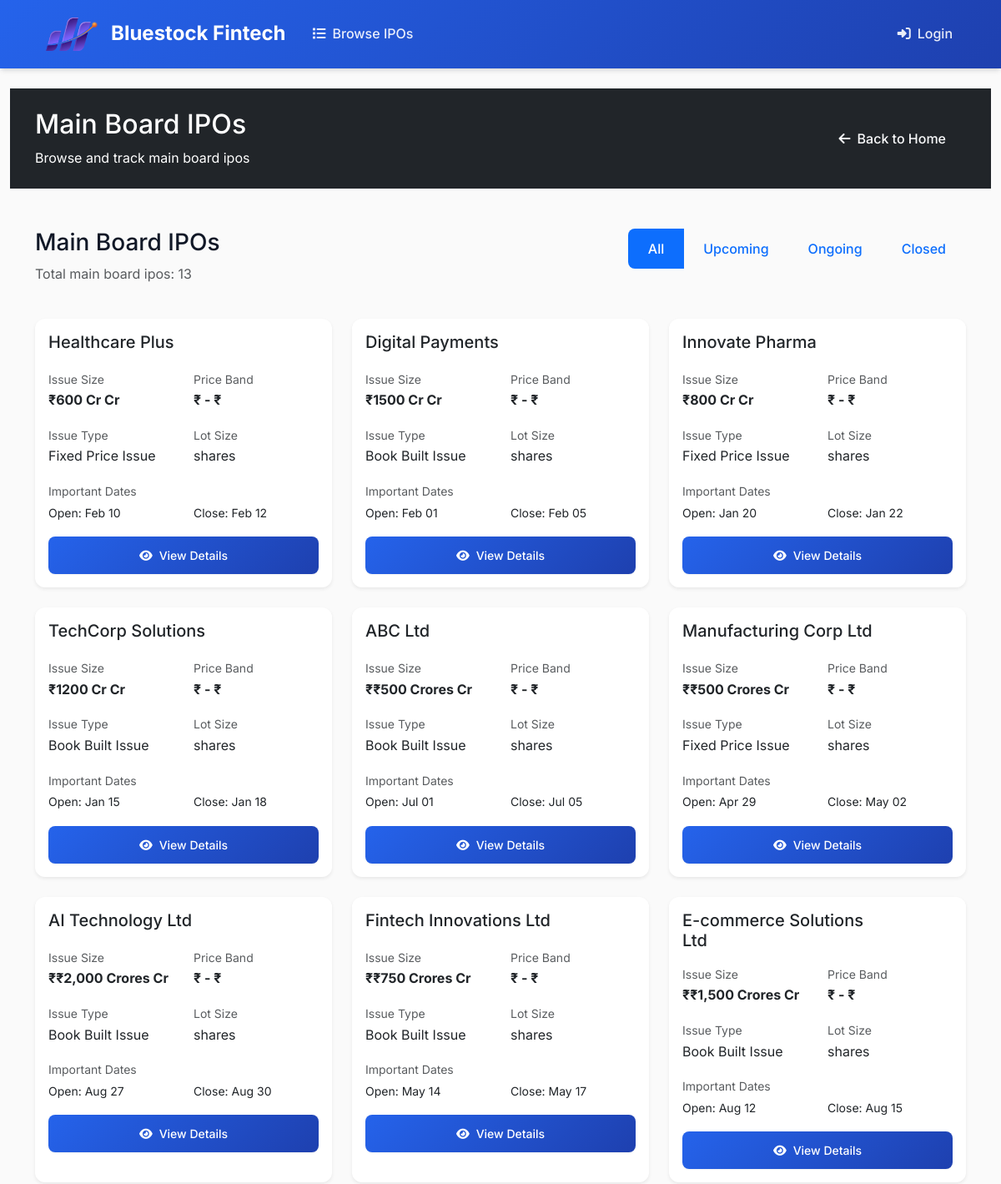
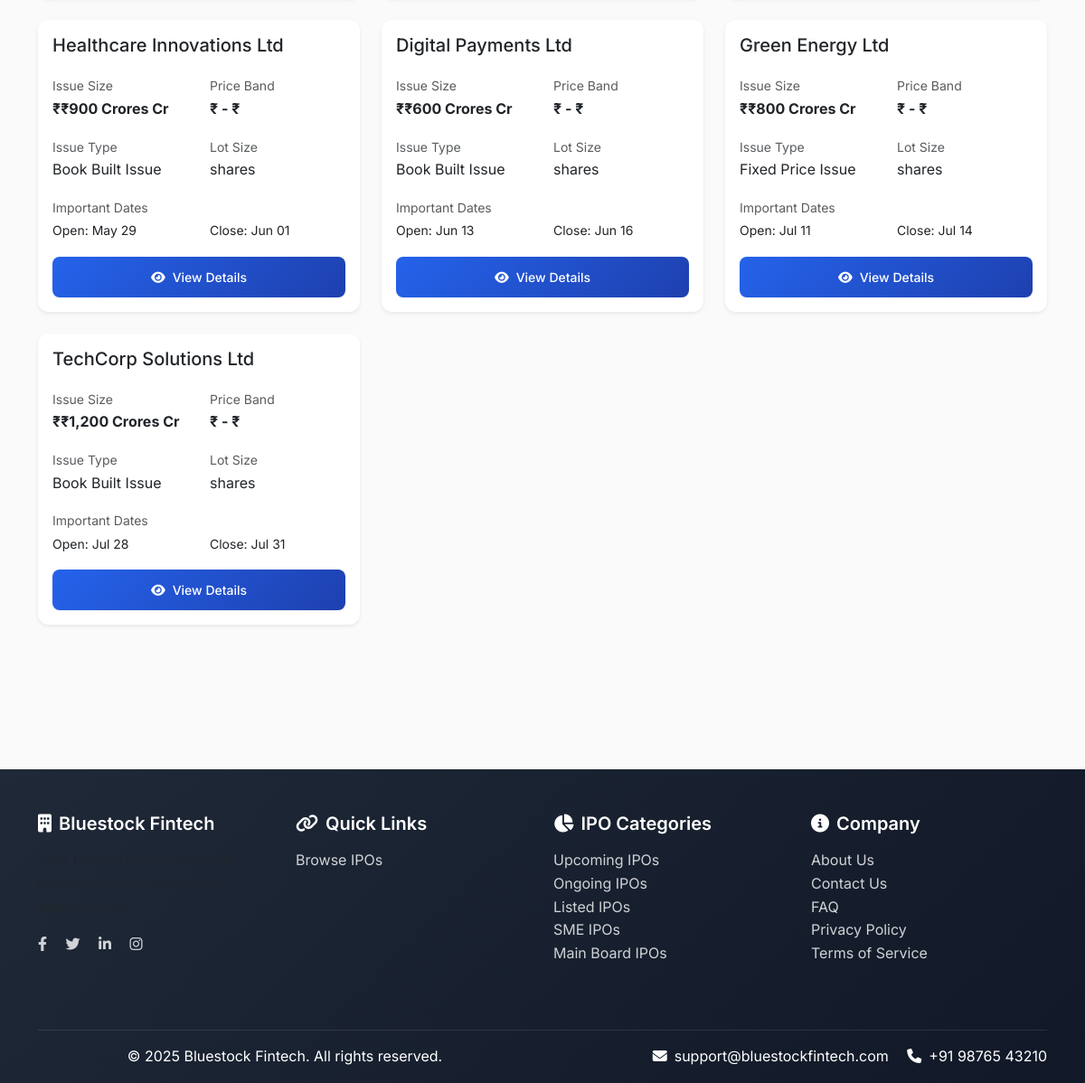
/main-board-ipos/, run on the app's committed database (2 pictures, top to bottom).
### ipo_app/models.py (models this page shows, shortened)
class IPO(models.Model):
    STATUS_CHOICES = [
        ('upcoming', 'Upcoming'),
        ('ongoing', 'Ongoing'),
        ('listed', 'Listed'),
    ]
    company_name = models.CharField(max_length=255)
    logo = models.ImageField(upload_to='logos/', null=True, blank=True)
    price_band = models.CharField(max_length=100)
    open_date = models.DateField()
    close_date = models.DateField()
    issue_size = models.CharField(max_length=100)
    issue_type = models.CharField(max_length=100)
    listing_date = models.DateField(null=True, blank=True)
    status = models.CharField(max_length=20, choices=STATUS_CHOICES)
    ipo_price = models.FloatField(null=True, blank=True)
    listing_price = models.FloatField(null=True, blank=True)
    current_market_price = models.FloatField(null=True, blank=True)
    rhp_pdf = models.FileField(upload_to='docs/', null=True, blank=True)
    drhp_pdf = models.FileField(upload_to='docs/', null=True, blank=True)
    created_at = models.DateTimeField(auto_now_add=True)
    updated_at = models.DateTimeField(auto_now=True)
    class Meta:
        ordering = ['-open_date']

### ipo_app/views.py (the view)
# urls.py: path('main-board-ipos/', views.main_board_ipos, name='main_board_ipos'),
def main_board_ipos(request):
    main_board_ipos = IPO.objects.filter(issue_type__in=['Book Built Issue', 'Fixed Price Issue']).order_by('-created_at')
    context = {
        'ipos': main_board_ipos,
        'ipo_type': 'Main Board IPOs',
        'total_count': main_board_ipos.count(),
    }
    return render(request, 'ipo_app/specialized_ipos.html', context)

### templates/ipo_app/specialized_ipos.html (shortened to what this page needs)
{% extends 'base.html' %}
{% load static %}
{% block content %}
<section class="py-4 bg-dark text-white">
    <div class="container">
        <div class="row align-items-center">
            <div class="col-lg-8">
                <h1 class="h2 mb-2">{{ ipo_type }}</h1>
                <p class="mb-0">Browse and track {{ ipo_type|lower }}</p>
            </div>
            <div class="col-lg-4 text-lg-end">
                <a href="{% url 'ipo_app:home' %}" class="btn btn-outline-light">
                    <i class="fas fa-arrow-left me-2"></i>Back to Home
                </a>
            </div>
        </div>
    </div>
</section>
<section class="py-5">
    <div class="container">
        <div class="row mb-4">
            <div class="col-md-6">
                <h3>{{ ipo_type }}</h3>
                <p class="text-muted">Total {{ ipo_type|lower }}: {{ total_count }}</p>
            </div>
            <div class="col-md-6 text-md-end">
                <div class="btn-group" role="group">
                    <button type="button" class="btn btn-outline-primary active" onclick="filterIPOs('all')">All</button>
                    <button type="button" class="btn btn-outline-primary" onclick="filterIPOs('upcoming')">Upcoming</button>
                    <button type="button" class="btn btn-outline-primary" onclick="filterIPOs('ongoing')">Ongoing</button>
                    <button type="button" class="btn btn-outline-primary" onclick="filterIPOs('closed')">Closed</button>
                </div>
            </div>
        </div>
        {% if ipos %}
            <div class="row" id="ipo-list">
                {% for ipo in ipos %}
                <div class="col-lg-6 col-xl-4 mb-4 ipo-item" data-status="{{ ipo.status|lower }}">
                    <div class="card h-100 border-0 shadow-sm">
                        <div class="card-body">
                            <div class="d-flex justify-content-between align-items-start mb-3">
                                <h5 class="card-title mb-0">{{ ipo.company_name }}</h5>
                                <span class="badge bg-{{ ipo.status|lower }}-subtle text-{{ ipo.status|lower }}">{{ ipo.status }}</span>
                            </div>
                            <div class="row mb-3">
                                <div class="col-6">
                                    <small class="text-muted">Issue Size</small>
                                    <p class="mb-0 fw-bold">₹{{ ipo.issue_size }} Cr</p>
                                </div>
                                <div class="col-6">
                                    <small class="text-muted">Price Band</small>
                                    <p class="mb-0 fw-bold">₹{{ ipo.price_band_lower }} - ₹{{ ipo.price_band_upper }}</p>
                                </div>
                            </div>
                            <div class="row mb-3">
                                <div class="col-6">
                                    <small class="text-muted">Issue Type</small>
                                    <p class="mb-0">{{ ipo.issue_type }}</p>
                                </div>
                                <div class="col-6">
                                    <small class="text-muted">Lot Size</small>
                                    <p class="mb-0">{{ ipo.lot_size }} shares</p>
                                </div>
                            </div>
                            <div class="mb-3">
                                <small class="text-muted">Important Dates</small>
                                <div class="row">
                                    <div class="col-6">
                                        <small>Open: {{ ipo.open_date|date:"M d" }}</small>
                                    </div>
                                    <div class="col-6">
                                        <small>Close: {{ ipo.close_date|date:"M d" }}</small>
                                    </div>
                                </div>
                            </div>
                            <div class="d-grid gap-2">
                                <a href="{% url 'ipo_app:ipo_detail' ipo.id %}" class="btn btn-primary btn-sm">
                                    <i class="fas fa-eye me-2"></i>View Details
                                </a>
                            </div>
                        </div>
                    </div>
                </div>
                {% endfor %}
            </div>
        {% endif %}
    </div>
</section>
{% endblock %}

### templates/base.html (style rules this page uses)
:root { --primary-color: #2563eb; --secondary-color: #1e40af; --accent-color: #3b82f6; --success-color: #10b981; --warning-color: #f59e0b; --danger-color: #ef4444; --dark-color: #1f2937; --light-color: #f8fafc; --border-color: #e5e7eb; --text-primary: #111827; --text-secondary: #6b7280; --shadow-sm: 0 1px 2px 0 rgb(0 0 0 / 0.05); --shadow-md: 0 4px 6px -1px rgb(0 0 0 / 0.1), 0 2px 4px -2px rgb(0 0 0 / 0.1); --shadow-lg: 0 10px 15px -3px rgb(0 0 0 / 0.1), 0 4px 6px -4px rgb(0 0 0 / 0.1); }
* { margin: 0; padding: 0; box-sizing: border-box; }
body { font-family: 'Inter', sans-serif; line-height: 1.6; color: var(--text-primary); background-color: #fafafa; }
.card { border: none; border-radius: 12px; box-shadow: var(--shadow-sm); transition: all 0.3s ease; overflow: hidden; }
.btn { border-radius: 8px; font-weight: 500; padding: 0.75rem 1.5rem; transition: all 0.3s ease; border: none; }
.btn-primary { background: linear-gradient(135deg, var(--primary-color) 0%, var(--secondary-color) 100%); box-shadow: var(--shadow-sm); }
.badge { border-radius: 6px; font-weight: 500; padding: 0.5rem 0.75rem; }
.fade-in { animation: fadeIn 0.5s ease-in; }

### data on the page
IPO: company_name "Healthcare Plus", issue_size "600 Cr", issue_type "Fixed Price Issue", open_date "Feb 10", close_date "Feb 12"
IPO: company_name "Digital Payments", issue_size "1500 Cr", issue_type "Book Built Issue", open_date "Feb 01", close_date "Feb 05"
IPO: company_name "Innovate Pharma", issue_size "800 Cr", issue_type "Fixed Price Issue", open_date "Jan 20", close_date "Jan 22"
IPO: company_name "TechCorp Solutions", issue_size "1200 Cr", issue_type "Book Built Issue", open_date "Jan 15", close_date "Jan 18"
IPO: company_name "ABC Ltd", issue_size "₹500 Crores", issue_type "Book Built Issue", open_date "Jul 01", close_date "Jul 05"
IPO: company_name "Manufacturing Corp Ltd", issue_size "₹500 Crores", issue_type "Fixed Price Issue", open_date "Apr 29", close_date "May 02"
IPO: company_name "AI Technology Ltd", issue_size "₹2,000 Crores", issue_type "Book Built Issue", open_date "Aug 27", close_date "Aug 30"
IPO: company_name "Fintech Innovations Ltd", issue_size "₹750 Crores", issue_type "Book Built Issue", open_date "May 14", close_date "May 17"
IPO: company_name "E-commerce Solutions Ltd", issue_size "₹1,500 Crores", issue_type "Book Built Issue", open_date "Aug 12", close_date "Aug 15"
IPO: company_name "Healthcare Innovations Ltd", issue_size "₹900 Crores", issue_type "Book Built Issue", open_date "May 29", close_date "Jun 01"
IPO: company_name "Digital Payments Ltd", issue_size "₹600 Crores", issue_type "Book Built Issue", open_date "Jun 13", close_date "Jun 16"
IPO: company_name "Green Energy Ltd", issue_size "₹800 Crores", issue_type "Fixed Price Issue", open_date "Jul 11", close_date "Jul 14"
IPO: company_name "TechCorp Solutions Ltd", issue_size "₹1,200 Crores", issue_type "Book Built Issue", open_date "Jul 28", close_date "Jul 31"

### other printed values
{{ ipo_type }} "Main Board IPOs"
{{ ipo_type|lower }} "main board ipos"
{{ total_count }} "13"
